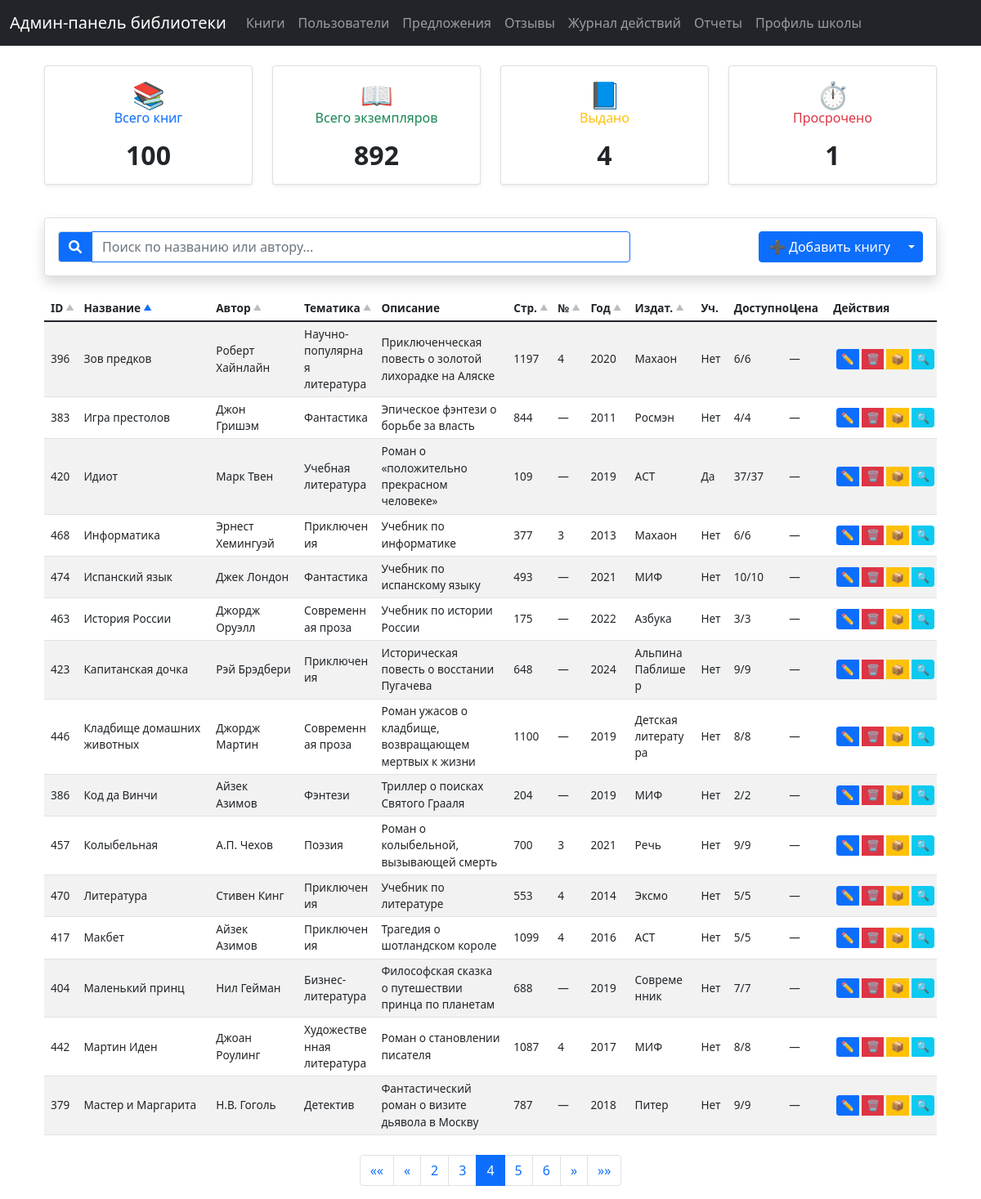
The app's page /books?page=4&search=&sort=title&order=asc, older data.
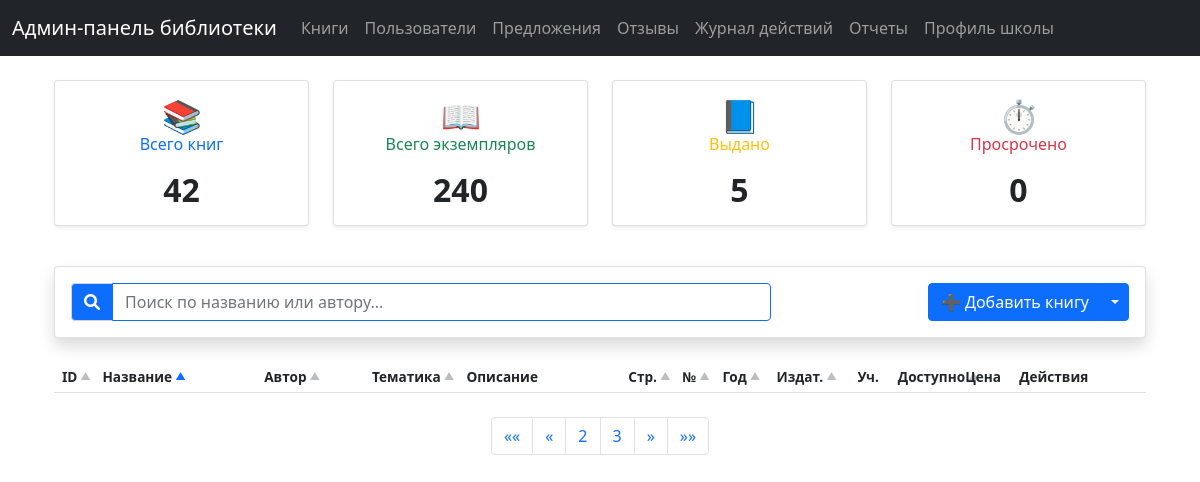
The same page, newer data.
### tables this page shows
CREATE TABLE books (
                    id INTEGER PRIMARY KEY AUTOINCREMENT,
                    title TEXT NOT NULL,
                    author TEXT NOT NULL,
                    description TEXT,
                    quantity INTEGER DEFAULT 0,
                    theme TEXT
                , pages INTEGER, edition_number TEXT, publication_year INTEGER, publisher TEXT, is_textbook TEXT DEFAULT 'N', isbn TEXT);

### routes.py (the view)
@router.get("/books")
async def books_page(request: Request, page: int = Query(1, ge=1), search: str = Query(""), sort: str = Query("title"), order: str = Query("asc")):
    try:
        with get_db() as conn:
            cursor = conn.cursor()
            per_page = 15
            offset = (page - 1) * per_page
            valid_sort_fields = {
                'id': 'b.id',
                'title': 'b.title',
                'author': 'b.author',
                'theme': 'b.theme',
                'pages': 'b.pages',
                'edition_number': 'b.edition_number',
                'publication_year': 'b.publication_year',
                'publisher': 'b.publisher',
                'available_copies': "(b.quantity - COUNT(DISTINCT CASE WHEN bb.status = 'borrowed' THEN bb.copy_id END))",
                'total_copies': 'b.quantity'
            }
            sort_field = valid_sort_fields.get(sort, 'b.title')  # По умолчанию сортировка по названию
            sort_order = "ASC" if order.lower() == "asc" else "DESC"
            base_query = """
                SELECT
                    b.id, b.title, b.author, b.theme, b.description, b.pages,
                    b.edition_number, b.publication_year, b.publisher,
                    b.quantity as total_copies,
                    (b.quantity - COUNT(DISTINCT CASE WHEN bb.status = 'borrowed' THEN bb.copy_id END)) as available_copies,
                    0 as avg_price, -- Убрали расчет средней цены из-за отсутствия таблицы purchases
                    b.is_textbook -- Добавляем поле is_textbook
                FROM books b
                LEFT JOIN book_copies bc ON b.id = bc.book_id
                LEFT JOIN borrowed_books bb ON bc.id = bb.copy_id
                -- LEFT JOIN purchases p ON b.id = p.book_id -- Убрали соединение
            """
            conditions = []
            params = []
            if search:
                conditions.append("(b.title LIKE ? OR b.author LIKE ?)")
                search_param = f"%{search}%"
                params.extend([search_param, search_param])
            if conditions:
                base_query += " WHERE " + " AND ".join(conditions)
            base_query += """
                GROUP BY b.id, b.title, b.author, b.theme, b.description, b.pages,
                         b.edition_number, b.publication_year, b.publisher, b.quantity, b.is_textbook -- Добавили is_textbook в GROUP BY
                ORDER BY {sort_field} {sort_order}
                LIMIT ? OFFSET ?
            """.format(sort_field=sort_field, sort_order=sort_order)
            params.extend([per_page, offset])
            cursor.execute(base_query, params)
            books_data = cursor.fetchall()
            books = [dict(zip([column[0] for column in cursor.description], row)) for row in books_data]
            count_query = "SELECT COUNT(DISTINCT b.id) FROM books b"
            count_params = []
            if search:
                count_query += " WHERE (b.title LIKE ? OR b.author LIKE ?)"
                count_params.extend([search_param, search_param])
            cursor.execute(count_query, count_params)
            total_books_filtered = cursor.fetchone()[0]
            total_pages = (total_books_filtered + per_page - 1) // per_page if total_books_filtered > 0 else 1
            cursor.execute("SELECT COUNT(*) FROM books")
            total_books_all = cursor.fetchone()[0]
            cursor.execute("SELECT SUM(quantity) FROM books")
            total_copies_all = cursor.fetchone()[0] or 0
            cursor.execute("SELECT COUNT(DISTINCT copy_id) FROM borrowed_books WHERE status = 'borrowed'")
            borrowed_copies_all = cursor.fetchone()[0] or 0
            cursor.execute("""
                SELECT COUNT(DISTINCT bb.copy_id)
                FROM borrowed_books bb
                WHERE bb.status = 'borrowed' AND bb.return_date < date('now')
            """)
            overdue_copies_all = cursor.fetchone()[0] or 0
            return templates.TemplateResponse("books.html", {
                "request": request,
                "books": books,
                "total_books": total_books_all,
                "total_copies": total_copies_all,
                "borrowed_copies": borrowed_copies_all,
                "overdue_copies": overdue_copies_all,
                "current_page": page,
                "total_pages": total_pages,
                "search_query": search,
                "sort": sort,
                "order": order,
                "max": max,
                "min": min
            })
    except Exception as e:
        logging.error(f"Error loading books page: {e}")
        return templates.TemplateResponse("error.html", {"request": request, "error": "Ошибка загрузки страницы книг"})

### admin_panel/templates/books.html (shortened to what this page needs)
{% extends "base.html" %}
{% block content %}
<div class="container mt-4">
    <div class="row mb-4">
        <div class="col-md-3">
            <div class="card shadow-sm">
                <div class="card-body text-center">
                    <h5 class="card-title text-primary mb-3">
                        <span class="fs-2">📚</span><br>
                        Всего книг
                    </h5>
                    <p class="card-text display-6 mb-0">{{ total_books }}</p>
                </div>
            </div>
        </div>
        <div class="col-md-3">
            <div class="card shadow-sm">
                <div class="card-body text-center">
                    <h5 class="card-title text-success mb-3">
                        <span class="fs-2">📖</span><br>
                        Всего экземпляров
                    </h5>
                    <p class="card-text display-6 mb-0">{{ total_copies }}</p>
                </div>
            </div>
        </div>
        <div class="col-md-3">
            <div class="card shadow-sm">
                <div class="card-body text-center">
                    <h5 class="card-title text-warning mb-3">
                        <span class="fs-2">📘</span><br>
                        Выдано
                    </h5>
                    <p class="card-text display-6 mb-0">{{ borrowed_copies }}</p>
                </div>
            </div>
        </div>
        <div class="col-md-3">
            <div class="card shadow-sm">
                <div class="card-body text-center">
                    <h5 class="card-title text-danger mb-3">
                        <span class="fs-2">⏱️</span><br>
                        Просрочено
                    </h5>
                    <a href="/overdue-books" class="text-decoration-none">
                        <p class="card-text display-6 mb-0">{{ overdue_copies|default(0) }}</p>
                    </a>
                </div>
            </div>
        </div>
    </div>
    <div class="card mb-4">
        <div class="card-body">
            <div class="row g-3">
                <div class="col-md-8">
                    <div class="input-group">
                        <span class="input-group-text bg-primary text-white">
                            <i class="fas fa-search"></i>
                        </span>
                        <input type="text"
                               class="form-control border-primary"
                               id="searchInput"
                               placeholder="Поиск по названию или автору..."
                               value="{{ search_query }}">
                    </div>
                </div>
                <div class="col-md-4 text-end">
                    <div class="btn-group">
                        <button type="button" class="btn btn-primary" data-bs-toggle="modal" data-bs-target="#bookModal">
                            ➕ Добавить книгу
                        </button>
                        <button type="button" class="btn btn-primary dropdown-toggle dropdown-toggle-split" data-bs-toggle="dropdown">
                        </button>
                    </div>
                </div>
            </div>
        </div>
    </div>
    <div class="table-responsive">
        <table class="table table-striped table-books">
            <thead>
                <tr>
                    <th class="col-id">
                        <a href="#" class="sort-link" data-sort="id">
                            ID <span class="sort-indicator {% if sort == 'id' %}active{% endif %}">{% if sort == "id" and order == "desc" %}▼{% else %}▲{% endif %}</span>
                        </a>
                    </th>
                    <th class="col-title">
                        <a href="#" class="sort-link" data-sort="title">
                            Название <span class="sort-indicator {% if sort == 'title' %}active{% endif %}">{% if sort == "title" and order == "desc" %}▼{% else %}▲{% endif %}</span>
                        </a>
                    </th>
                    <th class="col-author">
                        <a href="#" class="sort-link" data-sort="author">
                            Автор <span class="sort-indicator {% if sort == 'author' %}active{% endif %}">{% if sort == "author" and order == "desc" %}▼{% else %}▲{% endif %}</span>
                        </a>
                    </th>
                    <th class="col-theme">
                        <a href="#" class="sort-link" data-sort="theme">
                            Тематика <span class="sort-indicator {% if sort == 'theme' %}active{% endif %}">{% if sort == "theme" and order == "desc" %}▼{% else %}▲{% endif %}</span>
                        </a>
                    </th>
                    <th class="col-description">Описание</th>
                    <th class="col-pages">
                        <a href="#" class="sort-link" data-sort="pages">
                            Стр. <span class="sort-indicator {% if sort == 'pages' %}active{% endif %}">{% if sort == "pages" and order == "desc" %}▼{% else %}▲{% endif %}</span>
                        </a>
                    </th>
                    <th class="col-edition">
                        <a href="#" class="sort-link" data-sort="edition_number">
                            № <span class="sort-indicator {% if sort == 'edition_number' %}active{% endif %}">{% if sort == "edition_number" and order == "desc" %}▼{% else %}▲{% endif %}</span>
                        </a>
                    </th>
                    <th class="col-year">
                        <a href="#" class="sort-link" data-sort="publication_year">
                            Год <span class="sort-indicator {% if sort == 'publication_year' %}active{% endif %}">{% if sort == "publication_year" and order == "desc" %}▼{% else %}▲{% endif %}</span>
                        </a>
                    </th>
                    <th class="col-publisher">
                        <a href="#" class="sort-link" data-sort="publisher">
                            Издат. <span class="sort-indicator {% if sort == 'publisher' %}active{% endif %}">{% if sort == "publisher" and order == "desc" %}▼{% else %}▲{% endif %}</span>
                        </a>
                    </th>
                    <th class="col-textbook">Уч.</th>
                    <th class="col-copies">
                        <a href="#" class="sort-link" data-sort="available_copies">
                            Доступно <span class="sort-indicator {% if sort == 'available_copies' %}active{% endif %}">{% if sort == "available_copies" and order == "desc" %}▼{% else %}▲{% endif %}</span>
                        </a>
                    </th>
                    <th class="col-price">Цена</th>
                    <th class="col-actions">Действия</th>
                </tr>
            </thead>
            <tbody>
                {% for book in books %}
                <tr>
                    <td>{{ book.id }}</td>
                    <td>{{ book.title }}</td>
                    <td>{{ book.author }}</td>
                    <td>{{ book.theme or '—' }}</td>
                    <td class="description-cell">{{ book.description }}</td>
                    <td>{{ book.pages }}</td>
                    <td>{{ book.edition_number or '—' }}</td>
                    <td>{{ book.publication_year }}</td>
                    <td>{{ book.publisher }}</td>
                    <td>{% if book.is_textbook == 'Y' %}Да{% else %}Нет{% endif %}</td>
                    <td>{{ book.available_copies }}/{{ book.total_copies }}</td>
                    <td>
                        {% if book.avg_price and book.avg_price > 0 %}
                            {{ "%.2f"|format(book.avg_price) }}
                        {% else %}
                            —
                        {% endif %}
                    </td>
                    <td>
                        <div class="btn-group btn-group-sm">
                            <button class="btn btn-sm btn-primary edit-book-btn"
                                    data-id="{{ book.id }}"
                                    data-bs-toggle="tooltip"
                                    title="Редактировать">
                                ✏️
                            </button>
                            <button class="btn btn-sm btn-danger"
                                    onclick="deleteBook({{ book.id }})"
                                    data-bs-toggle="tooltip"
                                    title="Удалить">
                                🗑️
                            </button>
                            <button class="btn btn-sm btn-warning"
                                    onclick="managePurchases({{ book.id }})"
                                    data-bs-toggle="tooltip"
                                    title="Закупки">
                                📦
                            </button>
                            <a href="/books/{{ book.id }}/qrcodes"
                               class="btn btn-sm btn-info"
                               data-bs-toggle="tooltip"
                               title="QR">
                                🔍
                            </a>
                        </div>
                    </td>
                </tr>
                {% endfor %}
            </tbody>
        </table>
    </div>
    {% if total_pages > 1 %}
    <nav aria-label="Page navigation" class="mt-4">
        <ul class="pagination justify-content-center">
            <li class="page-item {% if current_page == 1 %}disabled{% endif %}">
                <a class="page-link" href="?page=1&search={{ search_query }}&sort={{ sort }}&order={{ order }}" aria-label="First">
                    <span aria-hidden="true">««</span>
                </a>
            </li>
            <li class="page-item {% if current_page == 1 %}disabled{% endif %}">
                <a class="page-link" href="?page={{ current_page - 1 }}&search={{ search_query }}&sort={{ sort }}&order={{ order }}" aria-label="Previous">
                    <span aria-hidden="true">«</span>
                </a>
            </li>
            {% for page in range(max(1, current_page - 2), min(total_pages + 1, current_page + 3)) %}
            <li class="page-item {% if page == current_page %}active{% endif %}">
                <a class="page-link" href="?page={{ page }}&search={{ search_query }}&sort={{ sort }}&order={{ order }}">{{ page }}</a>
            </li>
            {% endfor %}
            <li class="page-item {% if current_page == total_pages %}disabled{% endif %}">
                <a class="page-link" href="?page={{ current_page + 1 }}&search={{ search_query }}&sort={{ sort }}&order={{ order }}" aria-label="Next">
                    <span aria-hidden="true">»</span>
                </a>
            </li>
            <li class="page-item {% if current_page == total_pages %}disabled{% endif %}">
                <a class="page-link" href="?page={{ total_pages }}&search={{ search_query }}&sort={{ sort }}&order={{ order }}" aria-label="Last">
                    <span aria-hidden="true">»»</span>
                </a>
            </li>
        </ul>
    </nav>
    {% endif %}
</div>
<div id="toast-container" class="position-fixed bottom-0 end-0 p-3" style="z-index: 11">
</div>
{% endblock %}

Row changes from the older to the newer data that the page shows:
removed books: id "396", title "Зов предков", author "Роберт Хайнлайн", theme "Научно-популярная литература", description "Приключенческая повесть о золотой лихорадке на Аляске", pages "1197", edition_number "4", publication_year "2020", publisher "Махаон", is_textbook "Нет", available_copies "6", total_copies "6"
removed books: id "383", title "Игра престолов", author "Джон Гришэм", theme "Фантастика", description "Эпическое фэнтези о борьбе за власть", pages "844", edition_number "—", publication_year "2011", publisher "Росмэн", is_textbook "Нет", available_copies "4", total_copies "4"
removed books: id "420", title "Идиот", author "Марк Твен", theme "Учебная литература", description "Роман о «положительно прекрасном человеке»", pages "109", edition_number "—", publication_year "2019", publisher "АСТ", is_textbook "Да", available_copies "37", total_copies "37"
removed books: id "468", title "Информатика", author "Эрнест Хемингуэй", theme "Приключения", description "Учебник по информатике", pages "377", edition_number "3", publication_year "2013", publisher "Махаон", is_textbook "Нет", available_copies "6", total_copies "6"
removed books: id "474", title "Испанский язык", author "Джек Лондон", theme "Фантастика", description "Учебник по испанскому языку", pages "493", edition_number "—", publication_year "2021", publisher "МИФ", is_textbook "Нет", available_copies "10", total_copies "10"
removed books: id "463", title "История России", author "Джордж Оруэлл", theme "Современная проза", description "Учебник по истории России", pages "175", edition_number "—", publication_year "2022", publisher "Азбука", is_textbook "Нет", available_copies "3", total_copies "3"
removed books: id "423", title "Капитанская дочка", author "Рэй Брэдбери", theme "Приключения", description "Историческая повесть о восстании Пугачева", pages "648", edition_number "—", publication_year "2024", publisher "Альпина Паблишер", is_textbook "Нет", available_copies "9", total_copies "9"
removed books: id "446", title "Кладбище домашних животных", author "Джордж Мартин", theme "Современная проза", description "Роман ужасов о кладбище, возвращающем мертвых к жизни", pages "1100", edition_number "—", publication_year "2019", publisher "Детская литература", is_textbook "Нет", available_copies "8", total_copies "8"
removed books: id "386", title "Код да Винчи", author "Айзек Азимов", theme "Фэнтези", description "Триллер о поисках Святого Грааля", pages "204", edition_number "—", publication_year "2019", publisher "МИФ", is_textbook "Нет", available_copies "2", total_copies "2"
removed books: id "457", title "Колыбельная", author "А.П. Чехов", theme "Поэзия", description "Роман о колыбельной, вызывающей смерть", pages "700", edition_number "3", publication_year "2021", publisher "Речь", is_textbook "Нет", available_copies "9", total_copies "9"
removed books: id "470", title "Литература", author "Стивен Кинг", theme "Приключения", description "Учебник по литературе", pages "553", edition_number "4", publication_year "2014", publisher "Эксмо", is_textbook "Нет", available_copies "5", total_copies "5"
removed books: id "417", title "Макбет", author "Айзек Азимов", theme "Приключения", description "Трагедия о шотландском короле", pages "1099", edition_number "4", publication_year "2016", publisher "АСТ", is_textbook "Нет", available_copies "5", total_copies "5"
removed books: id "404", title "Маленький принц", author "Нил Гейман", theme "Бизнес-литература", description "Философская сказка о путешествии принца по планетам", pages "688", edition_number "—", publication_year "2019", publisher "Современник", is_textbook "Нет", available_copies "7", total_copies "7"
removed books: id "442", title "Мартин Иден", author "Джоан Роулинг", theme "Художественная литература", description "Роман о становлении писателя", pages "1087", edition_number "4", publication_year "2017", publisher "МИФ", is_textbook "Нет", available_copies "8", total_copies "8"
removed books: id "379", title "Мастер и Маргарита", author "Н.В. Гоголь", theme "Детектив", description "Фантастический роман о визите дьявола в Москву", pages "787", edition_number "—", publication_year "2018", publisher "Питер", is_textbook "Нет", available_copies "9", total_copies "9"
Text that changed along with them:
{{ total_books }}: "100" → "42"
{{ total_copies }}: "892" → "240"
{{ borrowed_copies }}: "4" → "5"
{{ overdue_copies|default(0) }}: "1" → "0"
list line gone: "4"
list line gone: "5"
list line gone: "6"
